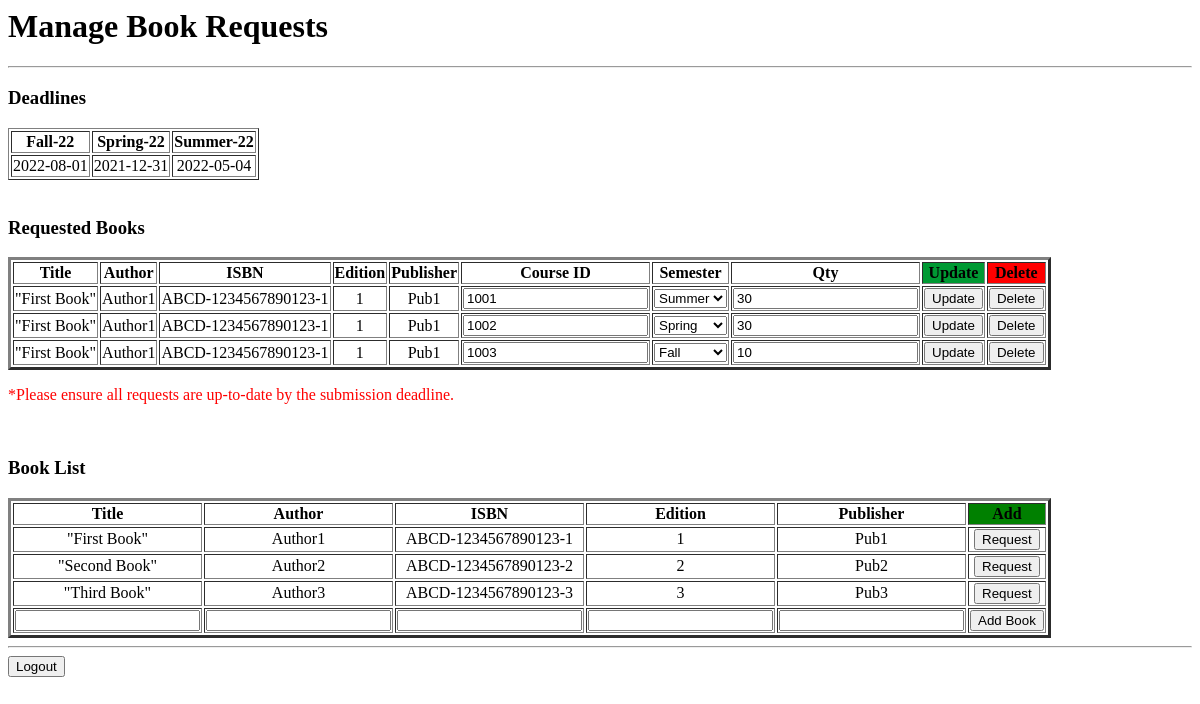
/professorBookRequest.php (signed in), run on an earlier commit of the app's database.
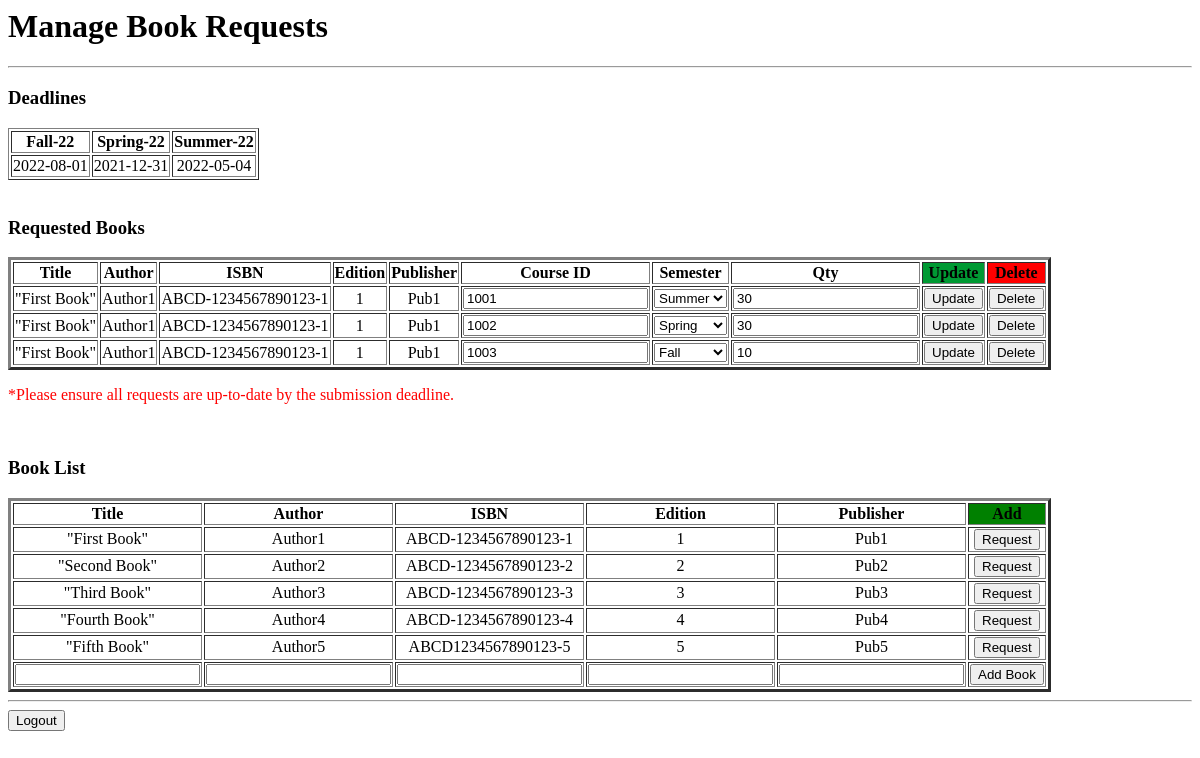
And on a later commit of the database.
### tables this page shows
CREATE TABLE `requests` (
  `id` int(11) NOT NULL,
  `pid` int(11) NOT NULL,
  `bid` int(11) NOT NULL,
  `cid` varchar(10) NOT NULL,
  `semester` varchar(10) NOT NULL,
  `qty` int(11) NOT NULL
);

CREATE TABLE `books` (
  `id` int(11) NOT NULL,
  `title` text NOT NULL,
  `author` text NOT NULL,
  `isbn` text NOT NULL,
  `edition` text NOT NULL,
  `publisher` text NOT NULL
);

### htdocs/professorBookRequest.php (the view, shortened to what the changed rows need)
<?php
    $conn = dbConnect();
?>
<html>
 <head>
 </head>
 <body>
 <h1>Manage Book Requests</h1>
  <div><table border="1">
    <thead>
      <th>Fall-22</th>
      <th>Spring-22</th>
      <th>Summer-22</th>
    </thead>
  </table></div><br>
  <div>
		<table border="3">
    <thead>
				<th>Title</th>
        <th>Author</th>
				<th>ISBN</th>
        <th>Edition</th>
        <th>Publisher</th>
        <th>Course ID</th>
        <th>Semester</th>
        <th>Qty</th>
        <th bgcolor = #009933>Update</th>
        <th bgcolor = #FF0000 >Delete</th>
			</thead>
			<tbody>
      <?php
        $query = "SELECT R.pid, R.id, B.title, B.author, B.isbn, B.edition, R.cid, R.semester, R.qty, R.bid, B.publisher
                  FROM requests R, books B
                  WHERE R.bid = B.id AND R.pid =".$_SESSION['id'];
        foreach ($conn->query($query) as $row) {
          $index = $row['id'];?>
          <tr>
            <form action = "professorUpdateBook.php" method = "post">
              <td style="text-align:center"><?php echo $row['title']; ?></td>
              <td style="text-align:center"><?php echo $row['author']; ?></td>
              <td style="text-align:center"><?php echo $row['isbn']; ?></td>
              <td style="text-align:center"><?php echo $row['edition']; ?></td>
              <td style="text-align:center"><?php echo $row['publisher']; ?></td>
              <td><?php echo '<input type = "text" name = "inCourseUpdate'.$index.'"  value ="'.$row['cid'].'"/>'; ?></td>
              <td><?php echo '<select name = "inSemesterUpdate'.$index.'" size="1">';
                              if ($row['semester'] == 'fallSem') print '<option value ="fallSem" selected="selected">Fall</option>';
                              else print '<option value ="fallSem">Fall</option>';
                              if ($row['semester'] == 'springSem') print '<option value ="springSem" selected="selected">Spring</option>';
                              else print '<option value ="springSem">Spring</option>';
                              if ($row['semester'] == 'summerSem') print '<option value ="summerSem" selected="selected">Summer</option>';
                              else print '<option value ="summerSem">Summer</option>';
                              print '</select>'; ?>
              </td>
              <td><?php echo '<input type = "text" name = "inQtyUpdate'.$index.'"  value ="'.$row['qty'].'"/>'; ?></td>
              <td><?php echo '<input type="submit" value = "Update" name = "updateBtn'.$index.'"/>';?></td>
              <td><?php echo '<input type="submit" value = "Delete" name = "deleteBtn'.$index.'"/>';?></td>
            </form>
          </tr>
        <?php }?>
			</tbody>
		</table>
	</div>
  <br>
    <div>
		<table border="3">
    <thead>
				<th>Title</th>
        <th>Author</th>
				<th>ISBN</th>
        <th>Edition</th>
        <th>Publisher</th>
        <th bgcolor = green >Add</th>
			</thead>
			<tbody>
      <?php
        $query = "SELECT B.id, B.title, B.author, B.isbn, B.edition, B.publisher
                  FROM books B";
        foreach ($conn->query($query) as $row) {
          $index = $row['id'];?>
          <tr>
            <form action = "professorRequestBook.php" method = "post">
              <td style="text-align:center"><?php echo $row['title']; ?></td>
              <td style="text-align:center"><?php echo $row['author']; ?></td>
              <td style="text-align:center"><?php echo $row['isbn']; ?></td>
              <td style="text-align:center"><?php echo $row['edition']; ?></td>
              <td style="text-align:center"><?php echo $row['publisher']; ?></td>
              <td style="text-align:center"><?php echo '<input type="submit" value = "Request" name = "reqBtn'.$index.'"/>';?></td>
            </form>
          </tr>
        <?php }?>
			</tbody>
		</table>
	</div>
 </body>
</html>

What changed in the data, as far as the page shows it:
added books: title "\"Fourth Book\"", author "Author4", isbn "ABCD-1234567890123-4", edition "4", publisher "Pub4"
added books: title "\"Fifth Book\"", author "Author5", isbn "ABCD1234567890123-5", edition "5", publisher "Pub5"
